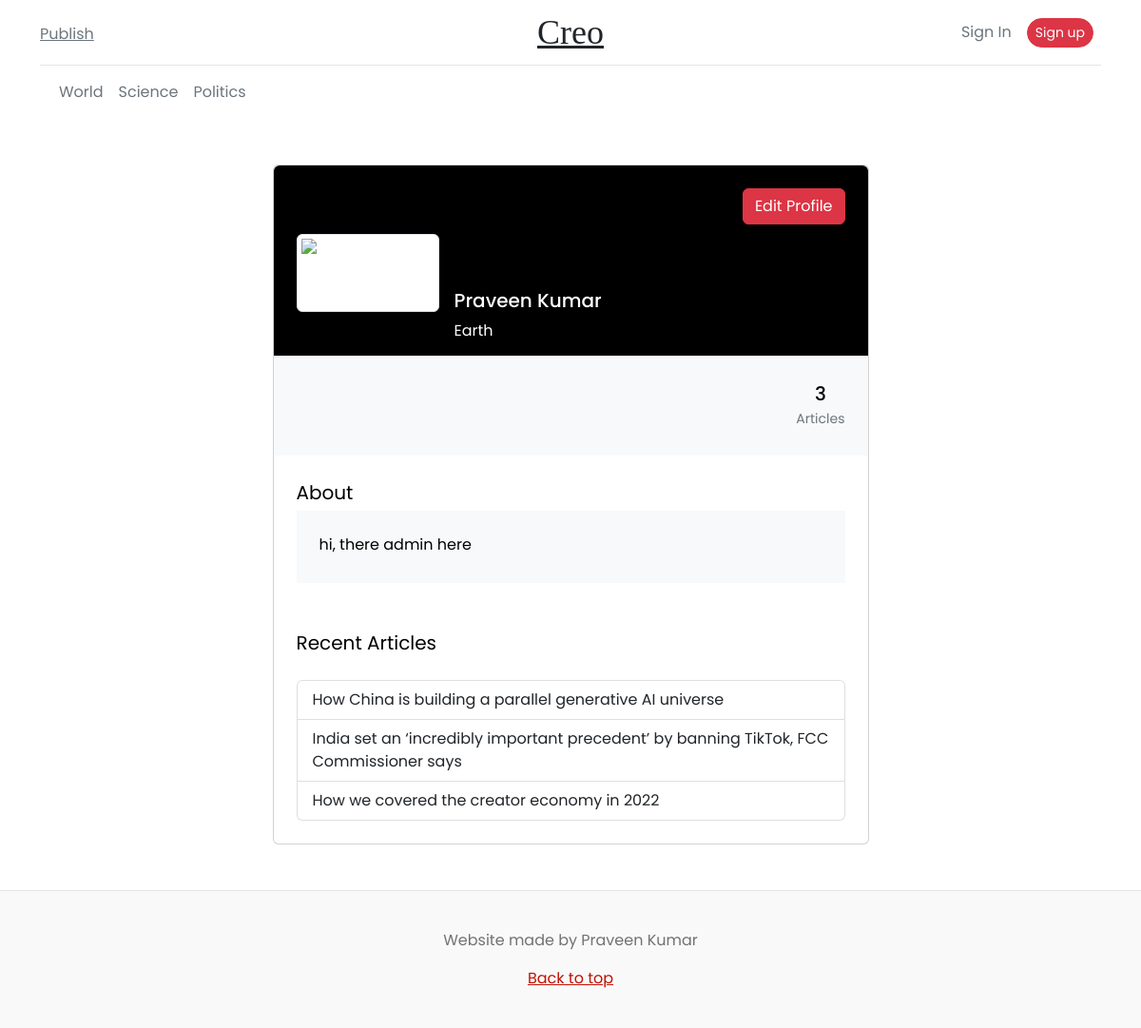
The app's page /profile/1 with its own data.
### main/models.py (models this page shows, shortened)
class Tag(models.Model):
    name = models.CharField(max_length = 50)
    def __str__(self) -> str:
        return self.name

class Profile(models.Model):
    user = models.OneToOneField(User, on_delete=models.CASCADE)
    img = models.ImageField(max_length=250 ,default="default.jpg", upload_to="profile_pics")
    location = models.CharField(max_length=50, default="Earth", blank=True, null=True)
    about = models.TextField(blank=True, null=True)

class Article(models.Model):
    title = models.CharField(max_length=256)
    content = RichTextField()
    created_at = models.DateTimeField(auto_now_add=True)
    thumbnail = models.ImageField(upload_to="profile_pics", blank=True)
    likes = models.ManyToManyField(User, blank=True, related_name="likes")
    comment = models.ManyToManyField("Comment", blank=True)
    tag = models.ForeignKey("Tag", on_delete=models.CASCADE)
    user = models.ForeignKey(User, on_delete=models.CASCADE)
    def __str__(self) -> str:
        return self.title

### main/views.py (the view)
# urls.py: path("profile/<int:pk>", views.get_profile, name="profile"),
def get_profile(request, pk):
    user = get_object_or_404(models.User, pk = pk)
    context = {
        "profile" : user.profile,
    }
    return render(request, "main/profile.html", context)

### main/context_processors.py (called while the page is built)
def tags_processor(request):
    tags = models.Tag.objects.all().distinct()
    return {"tags" : tags}

### templates/main/profile.html
{% extends 'base.html' %}
{% load static %}
{% block container %}
    <section class="h-100 gradient-custom-2">
        <div class="container py-5 h-100">
            <div class="row d-flex justify-content-center align-items-center h-100">
                <div class="col col-lg-9 col-xl-7">
                    <div class="card">
                        <div class="rounded-top text-white d-flex flex-row"
                             style="background-color: #000;
                                    height:200px">
                            <div class="ms-4 mt-5 d-flex flex-column" style="width: 150px;">
                                <img src={{ profile.img.url }} alt="Generic placeholder image" class="img-fluid img-thumbnail mt-4 mb-2" style="width: 150px; z-index: 1">
                            </div>
                            <div class="ms-3" style="margin-top: 130px;">
                                <h5>{{ profile.user.first_name }} {{ profile.user.last_name }}</h5>
                                <p>{{ profile.location }}</p>
                            </div>
                            <div class="ms-auto p-4">
                                <a href={% url 'edit_profile' user.pk %}>
                                    <button class="btn btn-danger">
                                            Edit Profile
                                    </button>
                                </a>
                            </div>
                        </div>
                        <div class="p-4 text-black" style="background-color: #f8f9fa;">
                            <div class="d-flex justify-content-end text-center py-1">
                                <div>
                                    <p class="mb-1 h5">{{ profile.user.article_set.all|length }}</p>
                                    <p class="small text-muted mb-0">Articles</p>
                                </div>
                            </div>
                        </div>
                        <div class="card-body p-4 text-black">
                            <div class="mb-5">
                                <p class="lead fw-normal mb-1">About</p>
                                <div class="p-4" style="background-color: #f8f9fa;">
                                    <p class="font-italic mb-1">
                                        {{ profile.about }}
                                    </p>
                                </div>
                            </div>
                            <div class="d-flex justify-content-between align-items-center mb-4">
                                <p class="lead fw-normal mb-0">Recent Articles</p>
                            </div>
                            <div class="list-group">
                                {% for article in profile.user.article_set.all %}
                                    <a href={% url 'article_details' article.pk %} class="list-group-item list-group-item-action">{{ article }}</a>
                                {% endfor %}
                            </div>
                        </div>
                    </div>
                </div>
            </div>
        </div>
    </section>
{% endblock container %}

### templates/navbar.html (shortened to what this page needs)
<div class="container">
    <header class="blog-header lh-1 py-3">
        <div class="row flex-nowrap justify-content-between align-items-center">
            <div class="col-4 pt-1">
                <a class="link-secondary" href={% url 'create_article' %}>Publish</a>
            </div>
            <div class="col-4 text-center">
                <a class="blog-header-logo text-dark" href={% url 'home' %}>Creo</a>
            </div>
            <div class="col-4 d-flex justify-content-end align-items-center">
                <span class="mx-2">
                    {% if user.is_authenticated %}
                        <div class="btn-group dropdown dropdown-center">
                            <button type="button"
                                    class="btn btn-danger dropdown-toggle"
                                    data-bs-toggle="dropdown"
                                    aria-expanded="false">
                                {{ user.username }}
                            </button>
                            <ul class="dropdown-menu">
                                <li>
                                    <a class="dropdown-item" href={% url 'profile' user.pk %}>Profile</a>
                                </li>
                                <li>
                                    <hr class="dropdown-divider" />
                                </li>
                                <li>
                                    <a class="dropdown-item" href={% url 'cauth:logout' %}>Sign out</a>
                                </li>
                            </ul>
                        </div>
                    {% else %}
                        <a class="link-secondary text-decoration-none"
                           href="{% url 'cauth:login' %}">Sign In</a>
                    {% endif %}
                </span>
                <span class="mx-2">
                    {% if user.is_authenticated == False %}
                        <a class="btn btn-sm btn-danger rounded-pill"
                           href="{% url 'cauth:register' %}">Sign up</a>
                    {% endif %}
                </span>
            </div>
        </div>
    </header>
    <nav class="navbar navbar-expand-lg bg-body-tertiary">
        <div class="container-fluid">
            <div class="collapse navbar-collapse" id="navbarSupportedContent">
                <ul class="navbar-nav me-auto mb-2 mb-lg-0">
                {% for tag in tags %}
                    <li class="nav-item">
                        <a class="nav-link link-secondary p-2" href={% url 'tag_list' tag.pk %}>{{ tag }}</a>
                    </li>
                {% endfor %}
                </ul>
            </div>
        </div>
    </nav>
</div>

### static/styles.css (style rules this page uses)
:root { --main-font: 'Poppins', sans-serif; }
* { font-family: var(--main-font); }
.blog-header { border-bottom: 1px solid #e5e5e5; }
.blog-header-logo { font-family: "Playfair Display", Georgia, "Times New Roman", serif ; font-size: 2.25rem; }
a { color: #BF1304; }

### records on screen
Tag: name "World"
Tag: name "Science"
Tag: name "Politics"
Profile: user.first_name "Praveen", user.last_name "Kumar", location "Earth", user.article_set.all|length "3", about "hi, there admin here"
Article: title "How China is building a parallel generative AI universe"
Article: title "India set an ‘incredibly important precedent’ by banning TikTok, FCC Commissioner says"
Article: title "How we covered the creator economy in 2022"
